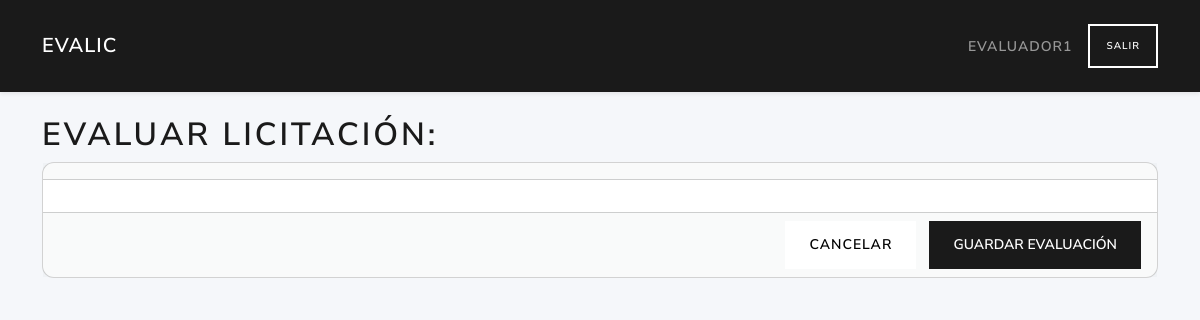
The page /evaluador/8/evaluar (signed in) on the database as committed earlier.
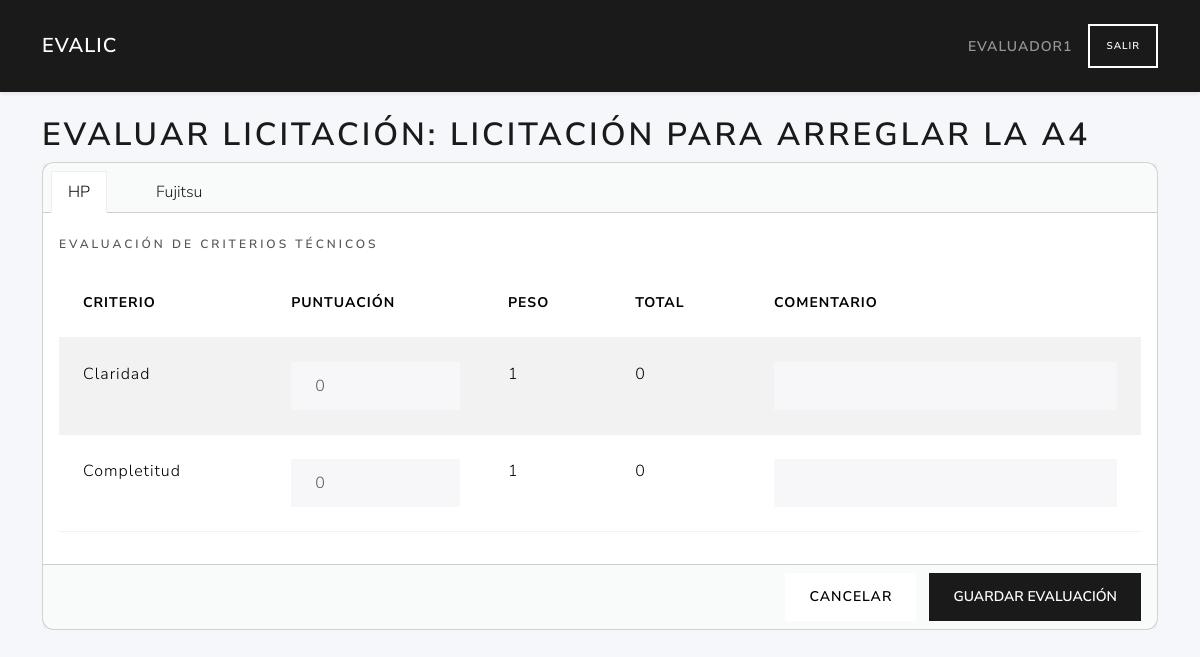
The same page on the database as committed later.
### tables this page shows
CREATE TABLE licitaciones (
        id INTEGER PRIMARY KEY AUTOINCREMENT,
        user_id INTEGER NOT NULL,
        external_id TEXT NOT NULL,
        title TEXT NOT NULL,
        description TEXT,
        fecha_inicio TEXT NOT NULL,
        fecha_adjudicacion TEXT,
        FOREIGN KEY (user_id) REFERENCES users(id)
    );

CREATE TABLE ofertas (
        fechapresentacion TEXT NOT NULL,
        admitidasobre1 INTEGER,             
        licitacion_id INTEGER NOT NULL,
        licitante_id INTEGER NOT NULL,
        PRIMARY KEY (licitacion_id,licitante_id)                                       
        FOREIGN KEY (licitacion_id) REFERENCES licitaciones(id)
        FOREIGN KEY (licitante_id) REFERENCES licitantes(id)                                                           
    );

CREATE TABLE licitantes (
        id  INTEGER PRIMARY KEY AUTOINCREMENT,
        nombreempresa TEXT NOT NULL,
        cif text NOT NULL,
        direccion text,
        ciudad text,
        provincia text,
        telefono text,
        email text                                                                                                                            
    );

CREATE TABLE criterios (
        id  INTEGER PRIMARY KEY AUTOINCREMENT,
        NombreCriterio TEXT NOT NULL,
        descripcion TEXT,
        peso INTEGER,
        PrecioBase INTEGER,
        PuntuacionMaxima INTEGER,                          
        tipocriterio_id INTEGER NOT NULL,
        licitacion_id INTEGER NOT NULL,
        formula_id INTEGER,                          
        FOREIGN KEY (tipocriterio_id) REFERENCES tipo_criterios(id)
        FOREIGN KEY (licitacion_id) REFERENCES licitaciones(id)
        FOREIGN KEY (formula_id) REFERENCES formulas(id)                                                             
    );

### routes/evaluador_routes.py (the view, shortened to what this page needs)
@evaluador_bp.route('/<int:licitacion_id>/evaluar', methods=['GET', 'POST'])
def evaluar(licitacion_id):
    if 'user_id' not in session or session.get('role_id') != 3:
        return redirect(url_for('auth.login'))
    usuario_id = session['user_id']
    db = get_db(current_app)
    lic = get_licitacion_logic(db, licitacion_id)
    raw_ofertas = list_ofertas_admitidas_logic(current_app, licitacion_id)
    ofertas = [dict(of) for of in raw_ofertas]
    criterios = listar_tecnicos(current_app, licitacion_id)
    evaluaciones = obtener_evaluaciones(current_app, licitacion_id, usuario_id)
    eval_map = {
        (e['licitante_id'], e['criterio_id']): e
        for e in evaluaciones
    }
    for oferta in ofertas:
        lista = []
        for c in criterios:
            key = (oferta['licitante_id'], c['id'])
            e = eval_map.get(key)
            score = e['puntuacion'] if e else 0
            lista.append({
                'id': c['id'],
                'nombre': c['NombreCriterio'],
                'peso': c['peso'],
                'puntuacion': score,
                'comentarios': e['comentarios'] if e else '',
                'total': score * c['peso']
            })
        oferta['criterios_evaluacion'] = lista
    return render_template('evaluador/evaluar.html', lic=lic, ofertas=ofertas)

### app.py (called while the page is built)
def create_app():
    app = Flask(__name__)
    app.permanent_session_lifetime = timedelta(hours=1)  # Sesión permanente por 1 hora
    app.config.from_object(Config)
    @app.context_processor
    def utility_processor():
        from flask import request, url_for
        def url_for_other_page(page):
            args = request.args.copy()
            args['page'] = page
            return url_for('licitaciones.index', **args)
        return dict(url_for_other_page=url_for_other_page)
    app.teardown_appcontext(close_connection)
    with app.app_context():
        init_db(app)
    app.register_blueprint(auth_bp)
    app.register_blueprint(user_bp)
    app.register_blueprint(licitaciones_bp)
    app.register_blueprint(ofertas_bp)
    app.register_blueprint(licitantes_bp)
    app.register_blueprint(evaluador_bp)
    app.register_blueprint(criterios_bp)
    return app

### models/criterios_data.py (called while the page is built)
def fetch_criterios_tecnicos(db, licitacion_id):
    sql = """
        SELECT *
        FROM criterios
        WHERE licitacion_id = ? AND tipocriterio_id = 2
    """
    return db.execute(sql, (licitacion_id,)).fetchall()

### models/dao.py (called while the page is built)
def close_connection(exception):
    db = getattr(g, '_database', None)
    if db is not None:
        db.close()

def get_db(app):
    if 'sqlite_db' not in g:
        g.sqlite_db = sqlite3.connect(
            app.config['DATABASE'],
            detect_types=sqlite3.PARSE_DECLTYPES
        )
        g.sqlite_db.row_factory = sqlite3.Row
    return g.sqlite_db

### models/evaluaciones_data.py (called while the page is built)
def fetch_evaluaciones(db, licitacion_id, usuario_id):
    sql = """
        SELECT e.licitacion_id,e.usuario_id,e.licitante_id, e.criterio_id, e.puntuacion, c.preciobase, e.fechaevaluacion, e.comentarios,c.puntuacionmaxima
        FROM evaluaciones e JOIN criterios c ON e.criterio_id = c.id
        WHERE e.licitacion_id=? AND usuario_id=?
    """
    return db.execute(sql, (licitacion_id, usuario_id)).fetchall()

### models/licitaciones_data.py (called while the page is built)
def get_licitacion(db, lic_id):
    cur = db.execute("SELECT * FROM licitaciones WHERE id=?", (lic_id,))
    return cur.fetchone()

### services/criterio_service.py (called while the page is built)
def listar_tecnicos(app, licitacion_id):
    db = get_db(app)
    return fetch_criterios_tecnicos(db, licitacion_id)

### services/evaluaciones_service.py (called while the page is built)
def obtener_evaluaciones(app, licitacion_id, usuario_id):
    db = get_db(app)
    return fetch_evaluaciones(db, licitacion_id, usuario_id)

### services/licitacion_service.py (called while the page is built)
def get_licitacion(db, lic_id):
    return data_get(db, lic_id)

### services/oferta_service.py (called while the page is built)
def list_ofertas_admitidas_logic(app, licitacion_id=None):
    db = get_db(app)
    return list_ofertas_admitidas(db, licitacion_id)

### templates/evaluador/evaluar.html
{% extends 'base.html' %}
{% block content %}
  <h1>Evaluar licitación: {{ lic.title }}</h1>
<form method="post" action="">
  <div class="card mb-4">
    <div class="card-header">
      <ul class="nav nav-tabs card-header-tabs" role="tablist">
        {% for oferta in ofertas %}
        <li class="nav-item" role="presentation">
          <button class="nav-link {% if loop.first %}active{% endif %}" id="tab-{{ oferta.licitante_id }}" data-bs-toggle="tab" data-bs-target="#oferta-{{ oferta.licitante_id }}" type="button" role="tab">
            {{ oferta.nombreempresa }}
          </button>
        </li>
        {% endfor %}
      </ul>
    </div>
    <div class="card-body">
      <div class="tab-content">
        {% for oferta in ofertas %}
        <div class="tab-pane fade {% if loop.first %}show active{% endif %}" id="oferta-{{ oferta.licitante_id }}" role="tabpanel">
          <h6 class="mt-2">Evaluación de criterios técnicos</h6>
          <table class="table table-striped mt-3">
            <thead>
              <tr>
                <th>Criterio</th>
                <th>Puntuación</th>
                <th>Peso</th>
                <th>Total</th>
                <th>Comentario</th>
              </tr>
            </thead>
            <tbody>
              {% for ev in oferta.criterios_evaluacion %}
              <tr>
                <td>{{ ev.nombre }}</td>
                <td><input type="number" class="form-control" name="puntuacion_{{ oferta.licitante_id }}_{{ ev.id }}" value="{{ ev.puntuacion }}" min="0" max="100"></td>
                <td>{{ ev.peso }}</td>
                <td>{{ ev.total }}</td>
                <td><input type="text" class="form-control" name="comentarios_{{ oferta.licitante_id }}_{{ ev.id }}" value="{{ ev.comentarios }}"></td>
              </tr>
              {% endfor %}
            </tbody>
          </table>
        </div>
        {% endfor %}
      </div>
    </div>
    <div class="card-footer text-end">
      <a href="{{ url_for('evaluador.index') }}" class="btn btn-secondary me-2">Cancelar</a>
      <button type="submit" class="btn btn-primary">Guardar evaluación</button>
    </div>
  </div>
</form>
{% endblock %}

### templates/base.html (shortened to what this page needs)
<!doctype html>
<html lang="es">
<head>
  <link href="https://cdn.jsdelivr.net/npm/bootswatch@5.3.0/dist/lux/bootstrap.min.css"
        rel="stylesheet">
</head>
<body>
  <nav class="navbar navbar-expand-lg navbar-dark bg-primary shadow-sm">
    <div class="container">
    {% if session.get('role_id') == 1 %}
      <a class="navbar-brand" href="{{ url_for('user.dashboard') }}">EvaLic</a>
    {% elif session.get('role_id') == 2 %}
      <a class="navbar-brand" href="{{ url_for('licitaciones.index') }}">EvaLic</a>
    {% elif session.get('role_id') == 3 %}
      <a class="navbar-brand" href="{{ url_for('evaluador.index') }}">EvaLic</a>
    {% else %}
      <a class="navbar-brand" href="{{ url_for('auth.login') }}">EvaLic</a>
    {% endif %}
      {% if session.get('username') %}
      <div class="ms-auto d-flex align-items-center">
        <span class="navbar-text me-3">{{ session['username'] }}</span>
        <a class="btn btn-outline-light btn-sm"
           href="{{ url_for('auth.do_logout') }}">Salir</a>
      </div>
      {% endif %}
    </div>
  </nav>
  <main class="container py-4">
    {% block content %}{% endblock %}
  </main>
</body>
</html>

### templates/base.html (style rules this page uses)
body { background:#f5f7fa; }
.card { border-radius:.75rem; }
.navbar-brand { font-weight:600; }

Rows that differ between the two databases and show on the page:
added licitaciones: title "LICITACIÓN PARA ARREGLAR LA A4"
added ofertas: nombreempresa "HP"
added ofertas: nombreempresa "Fujitsu", shown under "EVALUAR LICITACIÓN: LICITACIÓN PARA ARREGLAR LA A4"
added criterios: nombre "Claridad", puntuacion "0", peso "1", total "0"
added criterios: nombre "Completitud", puntuacion "0", peso "1", total "0"
